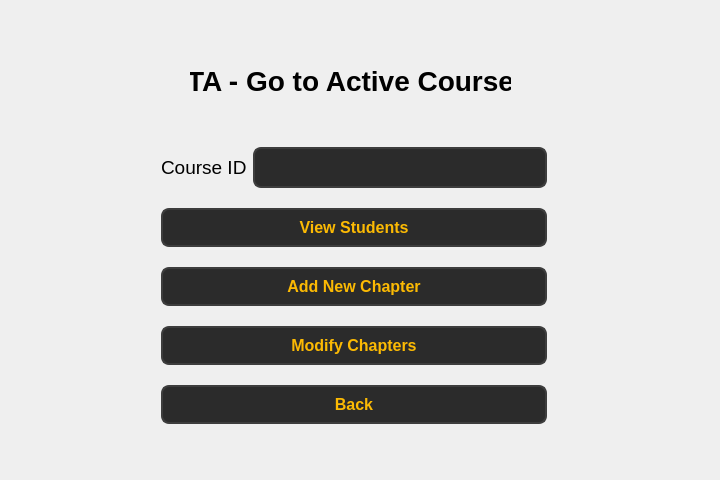
<?xml version="1.0" encoding="UTF-8"?>
<ui version="4.0">
 <class>Form</class>
 <widget class="QWidget" name="Form">
  <property name="geometry">
   <rect>
    <x>0</x>
    <y>0</y>
    <width>720</width>
    <height>480</height>
   </rect>
  </property>
  <property name="windowTitle">
   <string>Form</string>
  </property>
  <widget class="QWidget" name="layoutWidget">
   <property name="geometry">
    <rect>
     <x>161</x>
     <y>133</y>
     <width>386</width>
     <height>307</height>
    </rect>
   </property>
   <layout class="QVBoxLayout" name="verticalLayout">
    <item>
     <layout class="QHBoxLayout" name="horizontalLayout">
      <item>
       <widget class="QLabel" name="label_4">
        <property name="font">
         <font>
          <pointsize>14</pointsize>
         </font>
        </property>
        <property name="text">
         <string>Course ID</string>
        </property>
       </widget>
      </item>
      <item>
       <widget class="QLineEdit" name="lineEdit_3">
        <property name="styleSheet">
         <string notr="true">QLineEdit {
        background-color: #2b2b2b;  /* Dark background */
        color: #fcba03;  /* Text color */
        border: 2px solid #3d3d3d;  /* Border color */
        border-radius: 8px;  /* Rounded corners */
        padding: 8px;  /* Padding inside the input field */
        font-size: 16px;  /* Font size */
        font-weight: bold;  /* Bold font */
    }

    QLineEdit:hover {
        background-color: #3d3d3d;  /* Background when hovered */
        border: 2px solid #fcba03;  /* Border color when hovered */
    }

    QLineEdit:focus {
        background-color: #1a1a1a;  /* Background when focused */
        border: 2px solid #fcba03;  /* Border color when focused */
        color: #ffffff;  /* Text color when focused */
    }</string>
        </property>
       </widget>
      </item>
     </layout>
    </item>
    <item>
     <layout class="QHBoxLayout" name="horizontalLayout_3">
      <item>
       <widget class="QPushButton" name="pushButton">
        <property name="styleSheet">
         <string notr="true">QPushButton {
        background-color: #2b2b2b;  
        color: #fcba03;              
        border: 2px solid #3d3d3d;      
        border-radius: 8px;          
        padding: 8px 16px;            
        font-size: 16px;            
        font-weight: bold;
    
    }

    QPushButton:hover {
        background-color: #fcba03;
		 color: #000000;
        border: 2px solid #5a5a5a;    
    }

    QPushButton:pressed {
        background-color: #1a1a1a;      
        border: 2px solid #2b2b2b;      
    }</string>
        </property>
        <property name="text">
         <string>View Students</string>
        </property>
       </widget>
      </item>
     </layout>
    </item>
    <item>
     <widget class="QPushButton" name="pushButton_2">
      <property name="styleSheet">
       <string notr="true">QPushButton {
        background-color: #2b2b2b;  
        color: #fcba03;              
        border: 2px solid #3d3d3d;      
        border-radius: 8px;          
        padding: 8px 16px;            
        font-size: 16px;            
        font-weight: bold;
    
    }

    QPushButton:hover {
        background-color: #fcba03;
		 color: #000000;
        border: 2px solid #5a5a5a;    
    }

    QPushButton:pressed {
        background-color: #1a1a1a;      
        border: 2px solid #2b2b2b;      
    }</string>
      </property>
      <property name="text">
       <string>Add New Chapter</string>
      </property>
     </widget>
    </item>
    <item>
     <widget class="QPushButton" name="pushButton_3">
      <property name="styleSheet">
       <string notr="true">QPushButton {
        background-color: #2b2b2b;  
        color: #fcba03;              
        border: 2px solid #3d3d3d;      
        border-radius: 8px;          
        padding: 8px 16px;            
        font-size: 16px;            
        font-weight: bold;
    
    }

    QPushButton:hover {
        background-color: #fcba03;
		 color: #000000;
        border: 2px solid #5a5a5a;    
    }

    QPushButton:pressed {
        background-color: #1a1a1a;      
        border: 2px solid #2b2b2b;      
    }</string>
      </property>
      <property name="text">
       <string>Modify Chapters</string>
      </property>
     </widget>
    </item>
    <item>
     <widget class="QPushButton" name="pushButton_back">
      <property name="styleSheet">
       <string notr="true">QPushButton {
        background-color: #2b2b2b;  
        color: #fcba03;              
        border: 2px solid #3d3d3d;      
        border-radius: 8px;          
        padding: 8px 16px;            
        font-size: 16px;            
        font-weight: bold;
    
    }

    QPushButton:hover {
        background-color: #fcba03;
		 color: #000000;
        border: 2px solid #5a5a5a;    
    }

    QPushButton:pressed {
        background-color: #1a1a1a;      
        border: 2px solid #2b2b2b;      
    }</string>
      </property>
      <property name="text">
       <string>Back</string>
      </property>
     </widget>
    </item>
   </layout>
  </widget>
  <widget class="QLabel" name="label">
   <property name="geometry">
    <rect>
     <x>190</x>
     <y>60</y>
     <width>321</width>
     <height>41</height>
    </rect>
   </property>
   <property name="font">
    <font>
     <pointsize>21</pointsize>
     <bold>true</bold>
    </font>
   </property>
   <property name="text">
    <string>TA - Go to Active Course</string>
   </property>
   <property name="alignment">
    <set>Qt::AlignmentFlag::AlignCenter</set>
   </property>
  </widget>
 </widget>
 <resources/>
 <connections/>
</ui>
